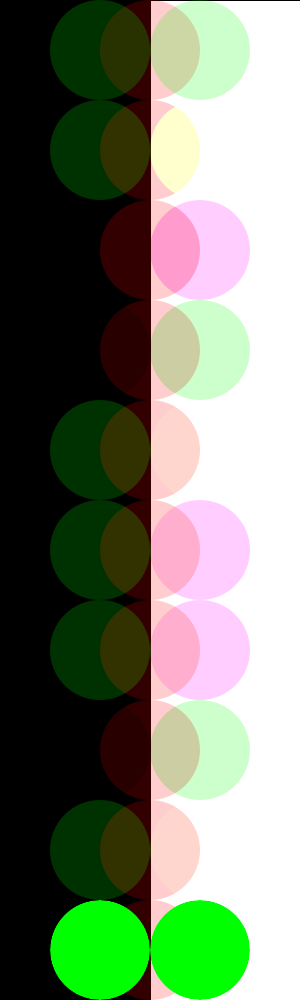
Frame 1 (no input)
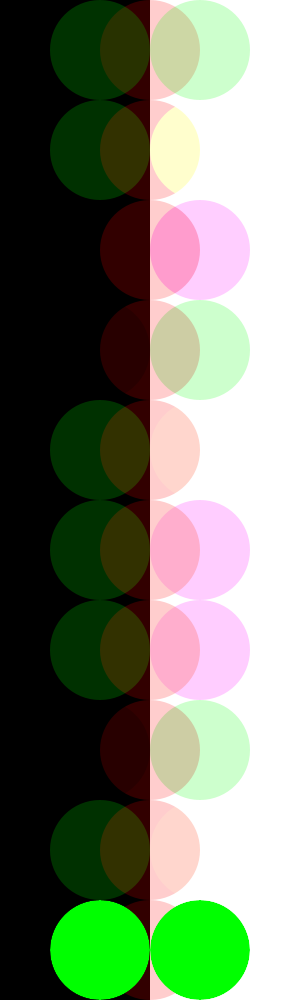
Frame 60 (the mouse pressed at the canvas centre just before this capture)
Frame 120 (the mouse held since frame 60 and released just before this capture): identical to frame 60, image omitted

The Processing sketch that drew these frames (run headless with seeded random() and noise(); from frame 60 on, the mouse is pressed at the canvas centre):

// Processing sketch: blendMode
// ── blendMode.pde
//blend test

color red;
color green;
color blue;
// BLEND, ADD, SUBTRACT, DARKEST, LIGHTEST, 
// DIFFERENCE, EXCLUSION, MULTIPLY, SCREEN, REPLACE
int[] blend_mode = { BLEND, ADD, SUBTRACT, DARKEST, LIGHTEST, 
  DIFFERENCE, EXCLUSION, MULTIPLY, SCREEN, REPLACE };

void setup() {
  size(300, 1000);
  //colorMode(HSB, 255, 100, 100);
  red = color(255, 0, 0);
  green = color(0, 255, 0);
  blue=color(0, 0, 255);
}

void draw() {

  //background(0);
  fill(0);
  rect(0, 0, width/2, height);
  fill(255);
  rect(width/2, 0, width, height);
  noStroke();

  float d = height/10;

  fill(red, 50);
  // BLEND, ADD, SUBTRACT, DARKEST, LIGHTEST
  // DIFFERENCE, EXCLUSION, MULTIPLE, SCREEN, REPLACE
  blendMode(BLEND);

  for (int j=0; j<=height-d; j+=d) {
    ellipse(width/2, j+d/2, d, d);
    println(j);
  }

  float j = d/2;
  int b = 0;
  float x;
  fill(green, 50);
  while (j<=height-d/2) {
    blendMode(blend_mode[b++ % blend_mode.length]);
    ellipse(width/2-d/2, j, d, d);
    ellipse(width/2+d/2, j, d, d);
    j = j+d;
  }

  //fill(red, 50);
  //blendMode(BLEND);
  //ellipse(width/2-d/4, d/2, d, d);
  //fill(red, 50);
  //blendMode(ADD);
  //ellipse(width/2+d/4, d/2, d, d);
}
